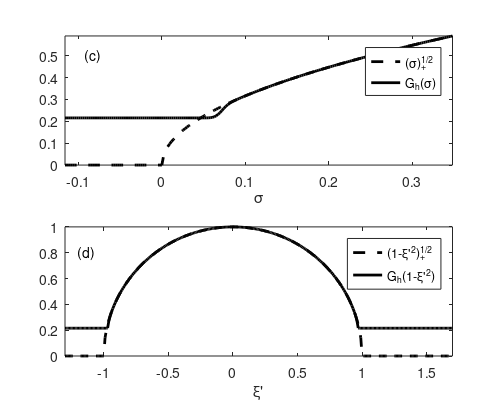

The MATLAB script that drew this image:
% [redacted]
k = 100;
h = 1/k;
chi1 = @(t) (1+erf(5*(t-1.5)))/2;  % effectively smooth cutoff
%chi2 = @(t) sqrt(1-chi1(t).^2);
%figure; t = 0:0.01:3; plot(t,[chi1(t);chi2(t)], '-'); title('\chi_1, \chi_2')
chi2 = @(t) 1 - chi1(t);
posqrt = @(s) sqrt(s).*(s>=0);
Gh = @(s) sqrt(s).*chi1(s/h^(2/3)) + h^(1/3)*chi2(s/h^(2/3));
smax = 5.0*h^(2/3); s = smax*(-.5:0.01:1.5);
figure; subplot(2,1,1); plot(s,posqrt(s), 'k--', 'linewidth', 2); hold on;
plot(s,Gh(s),'k-', 'linewidth', 2); axis tight; xlabel('\sigma');
legend('(\sigma)^{1/2}_+','G_h(\sigma)','location','northeast');
text(-0.4*smax,.5,'(c)');
x = -1.3:0.01:1.7;
subplot(2,1,2); plot(x,posqrt(1-x.^2), 'k--', 'linewidth', 2); hold on;
plot(x,Gh(1-x.^2), 'k-', 'linewidth', 2);
xlabel('\xi'''); axis tight;
legend('(1-\xi''^2)^{1/2}_+','G_h(1-\xi''^2)');
text(-1.2,.8,'(d)');
set(gcf,'paperposition',[0 0 5 4]);
print -depsc2 cutoff.eps
